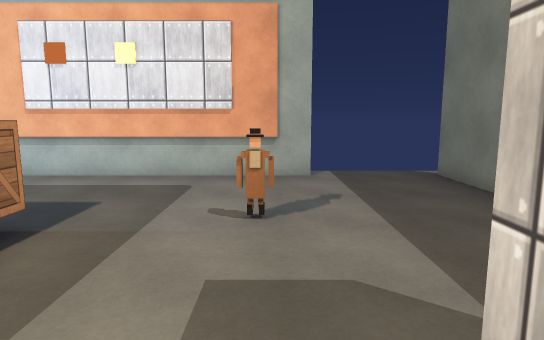
View 1 (above)

12 first-person views from a walk through a 3-D level made in the Unity game engine. The camera is 1.5 m above the floor, tilts 8° down and sees 75° across. The floor is counted in squares, 1 m on a side. Each view is taken from the middle of a square. On the plan, view 1 faces up. The plan holds only what a view shows up to about 16 squares ahead; the rest is blank. Door leaves are left out, so doorways stand open. Surface patterns are stand-ins for the level's own textures.

View 2
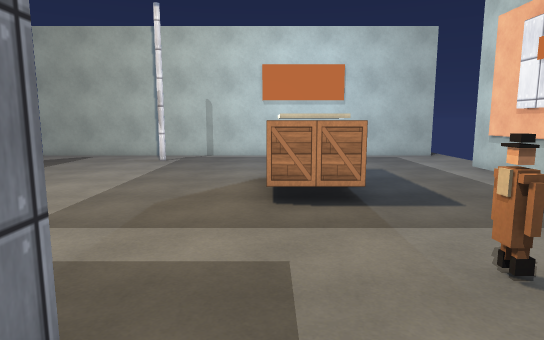

View 3
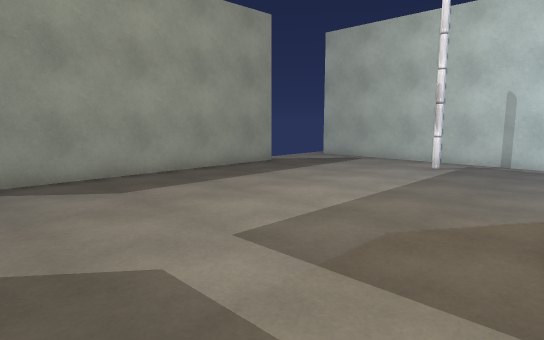

View 4
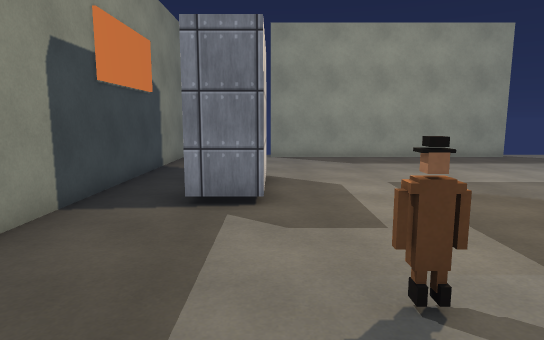

View 5
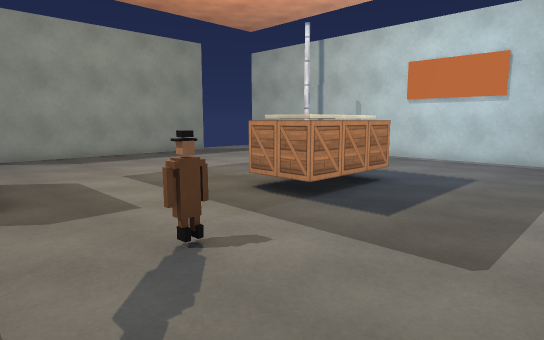

View 6
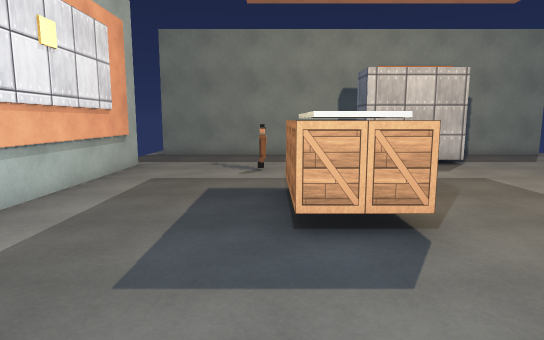

View 7
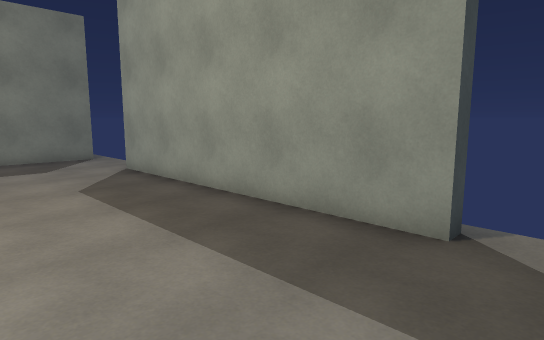

View 8
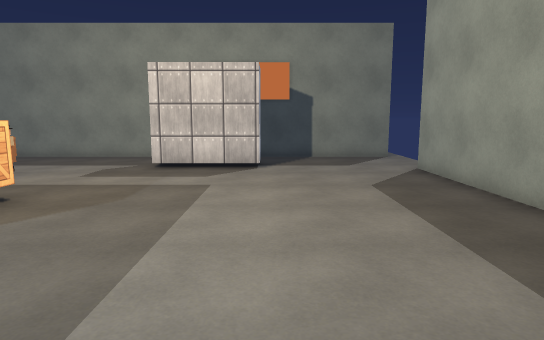

View 9
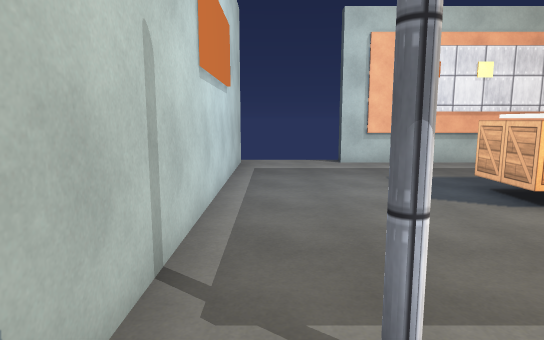

View 10
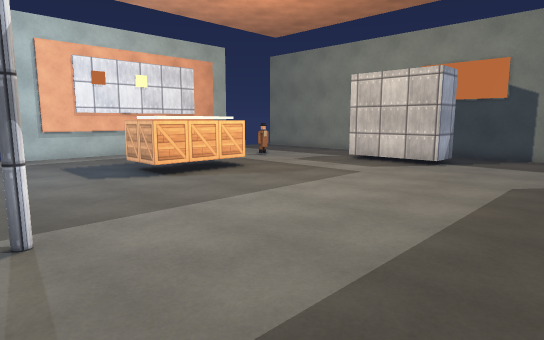

View 11
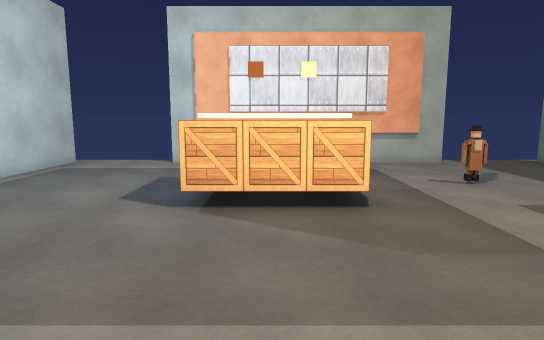

View 12
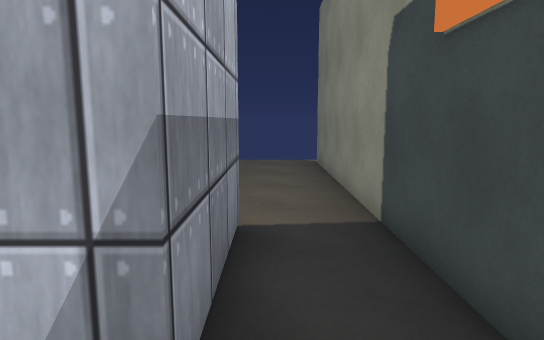

### Floor plan
Points are (right, up) in squares from view 1. A wall is a line through its corners. A room is listed if a view was taken in it or the views show most of it. See-through windows are left out.
Room 1 (views 1, 2, 3, 4, 5, 6, 7, 8, 9, 10, 11, 12)
walls: (-3.4, 2.9) (-6.5, 2.9) (-6.5, 4.7) (-3.4, 4.7) (-3.4, 2.9); (-3.6, 3.1) (-6.3, 3.1) (-6.3, 4.5) (-3.6, 4.5) (-3.6, 3.1); (1.2, 1.8) (2.6, 1.8) (2.6, -1.6) (1.2, -1.6) (1.2, 1.8); (1.1, 9.6) (-8.6, 9.6) (-8.6, 10.1); (-8.6, -7.1) (-8.6, -6.6) (1.1, -6.6); (-12.1, 9.9) (-12.1, -6.9); (4.6, -6.9) (4.6, 9.9)
ways out: open door at (-3.5, -5.5); gap at (5, -7); gap at (5, 10)
objects: other object (0, 5)

Positions as (right, up) in squares from view 1, and headings:
1: (0, 0), facing up
2: (3, 3), facing left
3: (1, 3), facing down-left
4: (1, 8), facing down
5: (2, 9), facing down-left
6: (-11, 5), facing right
7: (-10, -2), facing down-right
8: (-10, -2), facing right
9: (-11, -3), facing up
10: (-11, -6), facing up-right
11: (-5, -3), facing up
12: (3, -3), facing up
